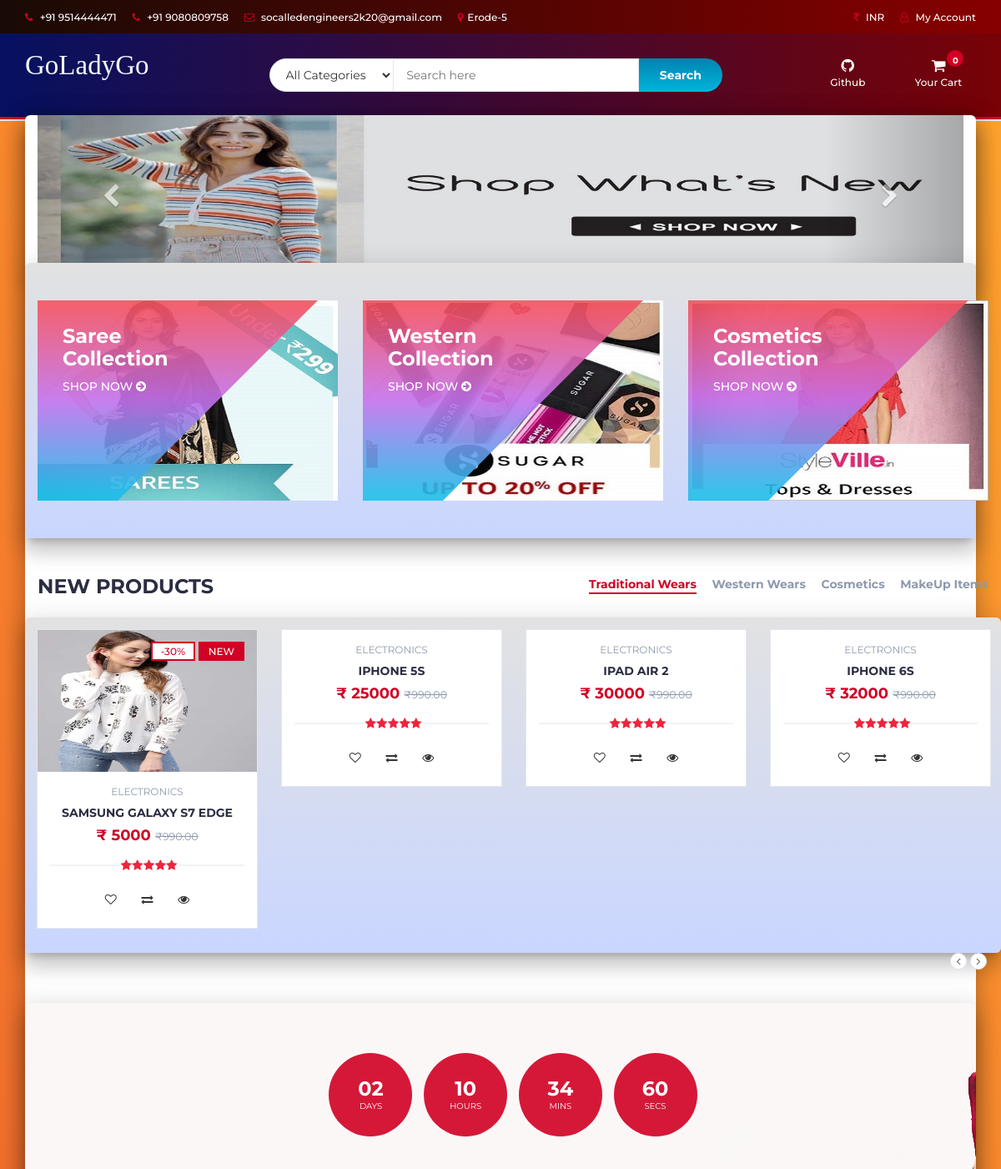
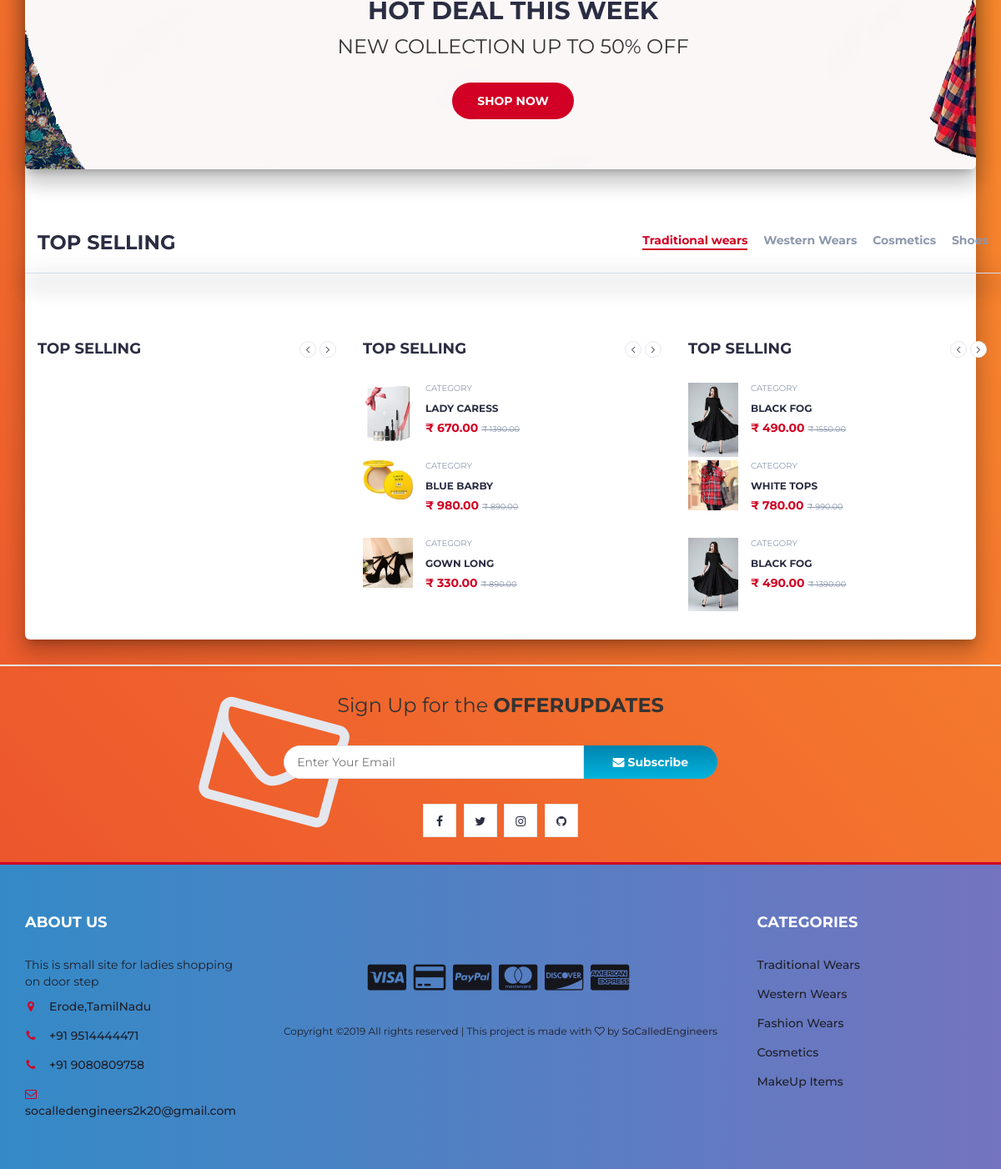
The page / on the database its author committed (2 pictures, top to bottom).
### tables this page shows
CREATE TABLE `products` (
  `product_id` int(100) NOT NULL,
  `product_cat` int(100) NOT NULL,
  `product_brand` int(100) NOT NULL,
  `product_title` varchar(255) NOT NULL,
  `product_price` int(100) NOT NULL,
  `product_desc` text NOT NULL,
  `product_image` text NOT NULL,
  `product_keywords` text NOT NULL
);

CREATE TABLE `categories` (
  `cat_id` int(100) NOT NULL,
  `cat_title` text NOT NULL
);

### index.php (called while the page is built)
<?php
include "header.php";
include "body.php";
include "newslettter.php";
include "footer.php";
?>

### body.php (the view, shortened to what this page needs)
   <div class="main main-raised">
        <div class="container mainn-raised" style="width:100%;">
  <div id="myCarousel" class="carousel slide" data-ride="carousel">
    <div class="carousel-inner">
      <div class="item active">
        <img src="img/banner3.jpg" alt="Los Angeles" style="width:100%;">
      </div>
    </div>
    <a class="left carousel-control _26sdfg" href="#myCarousel" data-slide="prev">
      <span class="glyphicon glyphicon-chevron-left"></span>
    </a>
    <a class="right carousel-control _26sdfg" href="#myCarousel" data-slide="next">
      <span class="glyphicon glyphicon-chevron-right"></span>
    </a>
  </div>
</div>
		<div class="section mainn mainn-raised">
			<div class="container">
				<div class="row">
					<div class="col-md-4 col-xs-6">
						<a href="product.php?p=85"><div class="shop">
							<div class="shop-img">
								<img src="./img/shop01.png" alt="">
							</div>
							<div class="shop-body">
								<h3>Saree<br>Collection</h3>
								<a href="product.php?p=85" class="cta-btn">Shop now <i class="fa fa-arrow-circle-right"></i></a>
							</div>
						</div></a>
					</div>
					<div class="col-md-4 col-xs-6">
						<a href="product.php?p=105"><div class="shop">
							<div class="shop-img">
								<img src="./img/shop03.png" alt="">
							</div>
							<div class="shop-body">
								<h3>Western<br>Collection</h3>
								<a href="product.php?p=105" class="cta-btn">Shop now <i class="fa fa-arrow-circle-right"></i></a>
							</div>
						</div></a>
					</div>
					<div class="col-md-4 col-xs-6">
						<a href="product.php?p=79"><div class="shop">
							<div class="shop-img">
								<img src="./img/shop02.png" alt="">
							</div>
							<div class="shop-body">
								<h3>Cosmetics<br>Collection</h3>
								<a href="product.php?p=79" class="cta-btn">Shop now <i class="fa fa-arrow-circle-right"></i></a>
							</div>
                            </div></a>
					</div>
				</div>
			</div>
		</div>
		<div class="section">
			<div class="container">
				<div class="row">
					<div class="col-md-12">
						<div class="section-title">
							<h3 class="title">New Products</h3>
							<div class="section-nav">
								<ul class="section-tab-nav tab-nav">
									<li class="active"><a data-toggle="tab" href="#tab1">Traditional Wears</a></li>
									<li><a data-toggle="tab" href="#tab1">Western Wears</a></li>
									<li><a data-toggle="tab" href="#tab1">Cosmetics</a></li>
									<li><a data-toggle="tab" href="#tab1">MakeUp Items</a></li>
								</ul>
							</div>
						</div>
					</div>
					<div class="col-md-12 mainn mainn-raised">
						<div class="row">
							<div class="products-tabs">
								<div id="tab1" class="tab-pane active">
									<div class="products-slick" data-nav="#slick-nav-1" >
									<?php
                    include 'db.php';
					$product_query = "SELECT * FROM products,categories WHERE product_cat=cat_id AND product_id BETWEEN 1 AND 89";
                $run_query = mysqli_query($con,$product_query);
                if(mysqli_num_rows($run_query) > 0){
                    while($row = mysqli_fetch_array($run_query)){
                        $pro_id    = $row['product_id'];
                        $pro_title = $row['product_title'];
                        $pro_price = $row['product_price'];
                        $pro_image = $row['product_image'];
                        $cat_name = $row["cat_title"];
                        echo "
								<div class='product'>
									<a href='product.php?p=$pro_id'><div class='product-img'>
										<img src='product_images/$pro_image' style='max-height: 170px;' alt=''>
										<div class='product-label'>
											<span class='sale'>-30%</span>
											<span class='new'>NEW</span>
										</div>
									</div></a>
									<div class='product-body'>
										<p class='product-category'>$cat_name</p>
										<h3 class='product-name header-cart-item-name'><a href='product.php?p=$pro_id'>$pro_title</a></h3>
										<h4 class='product-price header-cart-item-info'>₹      $pro_price      <del class='product-old-price'>₹990.00</del></h4>
										<div class='product-rating'>
											<i class='fa fa-star'></i>
											<i class='fa fa-star'></i>
											<i class='fa fa-star'></i>
											<i class='fa fa-star'></i>
											<i class='fa fa-star'></i>
										</div>
										<div class='product-btns'>
											<button class='add-to-wishlist'><i class='fa fa-heart-o'></i><span class='tooltipp'>add to wishlist</span></button>
											<button class='add-to-compare'><i class='fa fa-exchange'></i><span class='tooltipp'>add to compare</span></button>
											<button class='quick-view'><i class='fa fa-eye'></i><span class='tooltipp'>quick view</span></button>
										</div>
									</div>
									<div class='add-to-cart'>
										<button pid='$pro_id' id='product' class='add-to-cart-btn block2-btn-towishlist' href='#'><i class='fa fa-shopping-cart'></i> add to cart</button>
									</div>
								</div>
			";
		}
}
?>
									</div>
									<div id="slick-nav-1" class="products-slick-nav"></div>
								</div>
							</div>
						</div>
					</div>
				</div>
			</div>
		</div>
		<div id="hot-deal" class="section mainn mainn-raised">
			<div class="container">
				<div class="row">
					<div class="col-md-12">
						<div class="hot-deal">
							<ul class="hot-deal-countdown">
								<li>
									<div>
										<h3>02</h3>
										<span>Days</span>
									</div>
								</li>
								<li>
									<div>
										<h3>10</h3>
										<span>Hours</span>
									</div>
								</li>
								<li>
									<div>
										<h3>34</h3>
										<span>Mins</span>
									</div>
								</li>
								<li>
									<div>
										<h3>60</h3>
										<span>Secs</span>
									</div>
								</li>
							</ul>
							<h2 class="text-uppercase">hot deal this week</h2>
							<p>New Collection Up to 50% OFF</p>
							<a class="primary-btn cta-btn" href="store.php">Shop now</a>
						</div>
					</div>
				</div>
			</div>
		</div>
		<div class="section">
			<div class="container">
				<div class="row">
					<div class="col-md-12">
						<div class="section-title">
							<h3 class="title">Top selling</h3>
							<div class="section-nav">
								<ul class="section-tab-nav tab-nav">
									<li class="active"><a data-toggle="tab" href="#tab2">Traditional wears</a></li>
									<li><a data-toggle="tab" href="#tab2">Western Wears</a></li>
									<li><a data-toggle="tab" href="#tab2">Cosmetics</a></li>
									<li><a data-toggle="tab" href="#tab2">Shoes</a></li>
								</ul>
							</div>
						</div>
					</div>
					<div class="col-md-12 mainn mainn-raised">
						<div class="row">
							<div class="products-tabs">
								<div id="tab2" class="tab-pane fade in active">
									<div class="products-slick" data-nav="#slick-nav-2">
									</div>
								</div>
							</div>
						</div>
					</div>
				</div>
			</div>
		</div>
		<div class="section">
			<div class="container">
				<div class="row">
					<div class="col-md-4 col-xs-6">
						<div class="section-title">
							<h4 class="title">Top selling</h4>
							<div class="section-nav">
								<div id="slick-nav-3" class="products-slick-nav"></div>
							</div>
						</div>
						<div class="products-widget-slick" data-nav="#slick-nav-3">
							<div id="get_product_home">
							</div>
						</div>
					</div>
					<div class="col-md-4 col-xs-6">
						<div class="section-title">
							<h4 class="title">Top selling</h4>
							<div class="section-nav">
								<div id="slick-nav-4" class="products-slick-nav"></div>
							</div>
						</div>
						<div class="products-widget-slick" data-nav="#slick-nav-4">
							<div>
								<div class="product-widget">
									<div class="product-img">
										<img src="./img/product04.png" alt="">
									</div>
									<div class="product-body">
										<p class="product-category">Category</p>
										<h3 class="product-name"><a href="#">Lady Caress</a></h3>
										<h4 class="product-price">₹   670.00      <del class="product-old-price">₹    1390.00</del></h4>
									</div>
								</div>
								<div class="product-widget">
									<div class="product-img">
										<img src="./img/product05.png" alt="">
									</div>
									<div class="product-body">
										<p class="product-category">Category</p>
										<h3 class="product-name"><a href="#">Blue Barby</a></h3>
										<h4 class="product-price">₹   980.00      <del class="product-old-price">₹    890.00</del></h4>
									</div>
								</div>
								<div class="product-widget">
									<div class="product-img">
										<img src="./img/product06.png" alt="">
									</div>
									<div class="product-body">
										<p class="product-category">Category</p>
										<h3 class="product-name"><a href="#">Gown Long</a></h3>
										<h4 class="product-price">₹   330.00      <del class="product-old-price">₹    890.00</del></h4>
									</div>
								</div>
							</div>
						</div>
					</div>
					<div class="col-md-4 col-xs-6">
						<div class="section-title">
							<h4 class="title">Top selling</h4>
							<div class="section-nav">
								<div id="slick-nav-5" class="products-slick-nav"></div>
							</div>
						</div>
						<div class="products-widget-slick" data-nav="#slick-nav-5">
							<div>
								<div class="product-widget">
									<div class="product-img">
										<img src="./img/product01.png" alt="">
									</div>
									<div class="product-body">
										<p class="product-category">Category</p>
										<h3 class="product-name"><a href="#">Black Fog</a></h3>
										<h4 class="product-price">₹   490.00      <del class="product-old-price">₹    1550.00</del></h4>
									</div>
								</div>
								<div class="product-widget">
									<div class="product-img">
										<img src="./img/product09.png" alt="">
									</div>
									<div class="product-body">
										<p class="product-category">Category</p>
										<h3 class="product-name"><a href="#">White tops</a></h3>
										<h4 class="product-price">₹   780.00      <del class="product-old-price">₹    990.00</del></h4>
									</div>
								</div>
								<div class="product-widget">
									<div class="product-img">
										<img src="./img/product01.png" alt="">
									</div>
									<div class="product-body">
										<p class="product-category">Category</p>
										<h3 class="product-name"><a href="#">Black Fog</a></h3>
										<h4 class="product-price">₹   490.00      <del class="product-old-price">₹    1390.00</del></h4>
									</div>
								</div>
							</div>
						</div>
					</div>
				</div>
			</div>
		</div>
</div>

### rows shown on the page
products: product_image (picture), categories.cat_title "ELECTRONICS", product_title "SAMSUNG GALAXY S7 EDGE", product_price "5000"
products: categories.cat_title "ELECTRONICS", product_title "IPHONE 5S", product_price "25000"
products: categories.cat_title "ELECTRONICS", product_title "IPAD AIR 2", product_price "30000"
products: categories.cat_title "ELECTRONICS", product_title "IPHONE 6S", product_price "32000"
